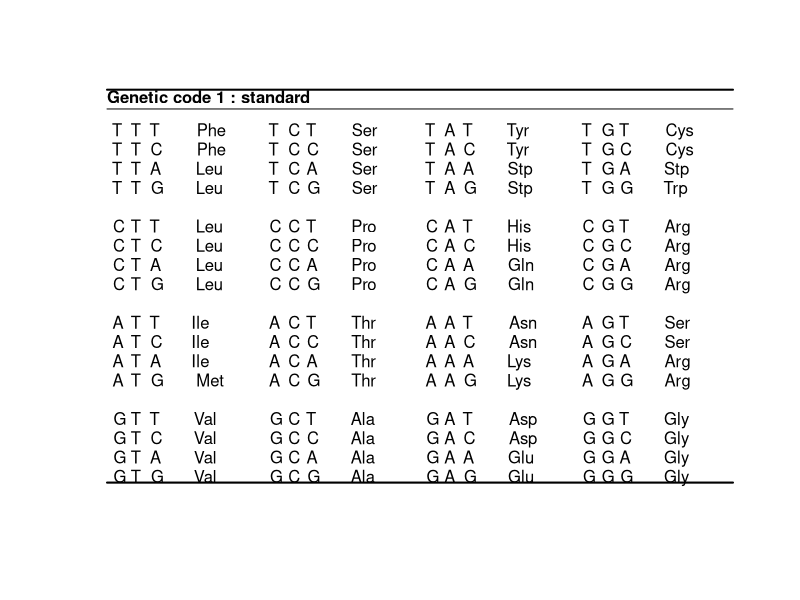

Here is the R script that generated this plot: (Note: this script raises an error after producing the figure.)
## ---- chunk 1
knitr::opts_chunk$set(echo = TRUE)
## ---- chunk 2
library(seqinr)
library(ade4)
## ---- chunk 3
tablecode()
## ---- chunk 4
seqP <- read.fasta("./data/seq.fasta")
names(seqP)
## ---- chunk 5
calc <- function(x) {
  return(as.vector(uco(x)))
}

tabuco <- function(x) {
  return (data.frame(lapply(x,calc), row.names=SEQINR.UTIL$CODON.AA$CODON))
  }
## ---- chunk 6
tabuco.P <- tabuco(seqP)
tabuco.P
## ---- chunk 7
P.coa <- dudi.coa(tabuco.P)
scatter(P.coa, clab.col=1, clab.row=0)
## ---- chunk 8
seqADH <- read.fasta("./data/TP_HT-ET/adh.txt")
tabuco.ADH <- tabuco(seqADH)
ADH.coa <- dudi.coa(tabuco.ADH)
scatter(ADH.coa, clab.col=1, clab.row=0)
## ---- chunk 9
seqTE <- read.fasta("./data/TP_HT-ET/seqET.txt")
tabuco.TE <- tabuco(seqTE)
TE.coa <- dudi.coa(tabuco.TE)
scatter(TE.coa, clab.col=1, clab.row=0)
## ---- chunk 10
tabuco.total <- cbind(tabuco.P, tabuco.ADH, tabuco.TE)
total.coa <- dudi.coa(tabuco.total)
plot(total.coa$co,type="n")
points(total.coa$co[1:6,],pch=20)
 ## P
points(total.coa$co[7:11,],pch=21,col="blue")
 ## adh
points(total.coa$co[12:25,],pch=22,col="red")
 ## ET
legend("topright",c("P","adh","ET"),col=c("black","blue","red"),pch=c(20,21,22))
